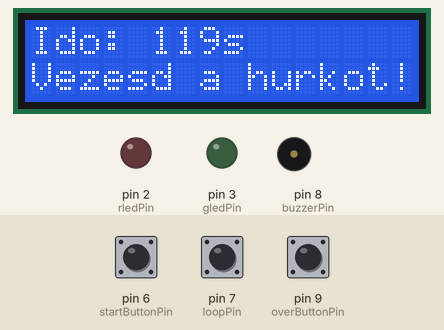
A sketch run on a simulated Arduino Uno, built with avr-gcc and run on an emulated ATmega328P. Parts: 16×2 character LCD, output pins drawn as LEDs (lit = HIGH), buzzer (waves = sounding, pin HIGH). Inputs (shaded band) come from the test bench; at power-on: pin 9 (overButtonPin) HIGH, pin 6 (startButtonPin) HIGH, pin 7 (loopPin) HIGH.

Above: at 3.2 s.
3.3 s: pin 9 (overButtonPin) pulled LOW for 0.15 s
At 5.2 s:
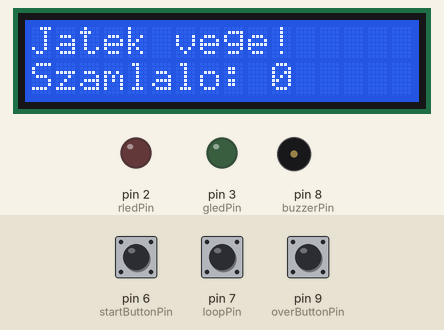
6.4 s: pin 6 (startButtonPin) pulled LOW for 3.2 s
At 9.9 s:
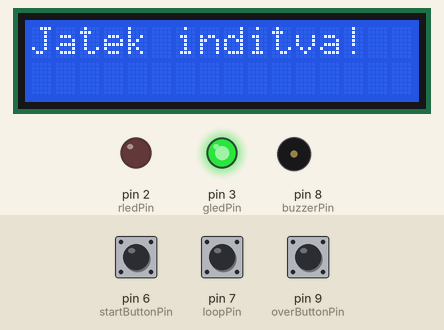
12.1 s: pin 7 (loopPin) pulled LOW for 0.15 s
At 12.9 s:
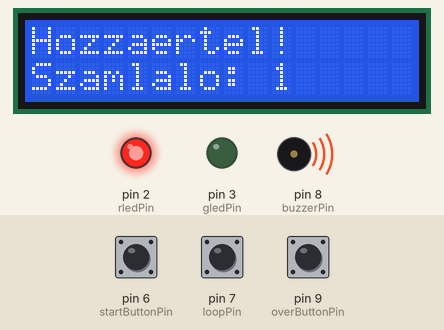
14.6 s: pin 9 (overButtonPin) pulled LOW for 1 s
At 15.4 s:
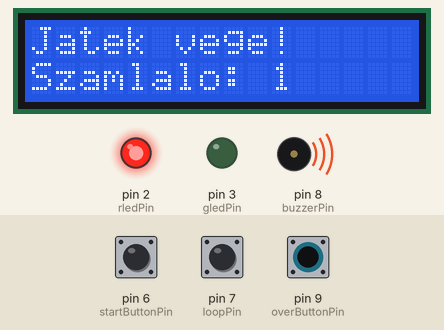
18.6 s: pin 6 (startButtonPin) driven LOW and pin 7 (loopPin) driven LOW
At 21.4 s:
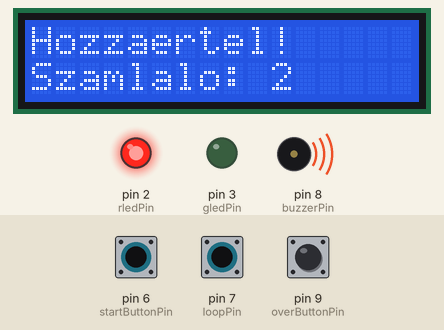
21.6 s: pin 6 (startButtonPin) driven HIGH
At 25.4 s:
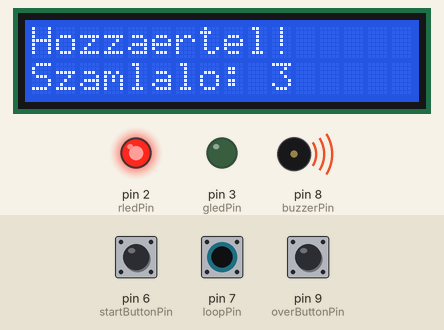
Timing chart, 0 to 25.6 s (numbered marks = the images above; inputs shaded):
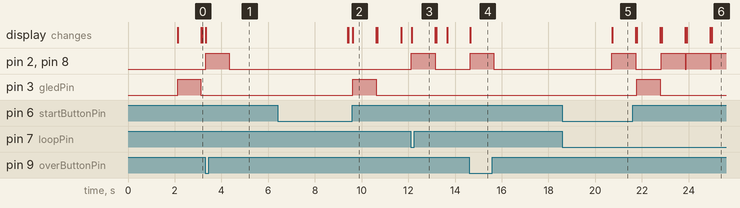

The sketch:

code.ino
```cpp
#include <Wire.h>
#include <LiquidCrystal_I2C.h>

LiquidCrystal_I2C lcd(0x3F, 16, 2);  // Change the address (0x27) to your LCD address

const int loopPin = 7;          // Digital pin for the loop wire
const int buzzerPin = 8;        // Digital pin for the buzzer
const int startButtonPin = 6;   // Digital pin for the start button
const int overButtonPin = 9;
const unsigned long gameTime = 120000;  // 120 seconds (2 minutes) in milliseconds
const int rledPin = 2;
const int gledPin = 3;

unsigned long gameStartTime;
unsigned long lastTime;
bool gameRunning = false;
unsigned long elapsedTime = 0;
int loopCount = 0;

void setup() {
  pinMode(loopPin, INPUT_PULLUP);       // Set loopPin as input with pull-up resistor
  pinMode(buzzerPin, OUTPUT);
  pinMode(startButtonPin, INPUT_PULLUP); // Set startButtonPin as input with pull-up resistor
  pinMode(overButtonPin, INPUT_PULLUP);
  pinMode(rledPin, OUTPUT);
  pinMode(gledPin, OUTPUT);

  lcd.init();
  lcd.backlight();
  lcd.setCursor(0, 0);
  lcd.print("Vonal Vezeto");
  delay(2000);
  lcd.clear();
}

void loop() {
  if (!gameRunning) {
    lcd.setCursor(0, 0);

    lcd.print("Emeld fel a palc");
    lcd.setCursor(0, 1);
    lcd.print("at a kezdehez!");

    if (digitalRead(startButtonPin) == HIGH) {
      lcd.clear();
      lcd.setCursor(0, 0);
      lcd.print("Jatek inditva!");
      digitalWrite(gledPin, HIGH);
      delay(1000);
      digitalWrite(gledPin, LOW);
      lcd.clear();
      startGame(); // Start the game when the button is pressed
    }
  } else {
    unsigned long currentTime = millis();
    elapsedTime = currentTime - gameStartTime;

    if (elapsedTime >= gameTime) {
      endGame();
    }
    if (digitalRead(overButtonPin) == LOW){
      endGame();
    }


    lcd.setCursor(0, 0);
    lcd.print("Ido: ");
    lcd.print((gameTime - elapsedTime) / 1000);  // Display remaining time in seconds
    lcd.print("s ");

    lcd.setCursor(0, 1);
    lcd.print("Vezesd a hurkot! ");
    lcd.print("Szamlalo: ");
    lcd.print(loopCount);

    if (digitalRead(loopPin) == LOW) {
      loopCount++;
      lcd.clear();
      digitalWrite(rledPin, HIGH);
      digitalWrite(buzzerPin, HIGH);
      lcd.setCursor(0, 0);
      lcd.print("Hozzaertel!");
      lcd.setCursor(0, 1);
      lcd.print("Szamlalo: ");
      lcd.print(loopCount);
      delay(1000);
      digitalWrite(rledPin, LOW);
      digitalWrite(buzzerPin, LOW);
      lcd.clear();
    }
  }
}

void startGame() {
  gameStartTime = millis();  // Record the start time
  gameRunning = true;
  loopCount = 0;
}

void endGame() {
  gameRunning = false;
  lcd.clear();
  lcd.setCursor(0, 0);
  lcd.print("Jatek vege!");
  lcd.setCursor(0, 1);
  lcd.print("Szamlalo: ");
  lcd.print(loopCount);
  digitalWrite(buzzerPin, HIGH);  // Turn on the buzzer
  digitalWrite(rledPin, HIGH);
  delay(1000);
  digitalWrite(buzzerPin, LOW);   // Turn off the buzzer
  digitalWrite(rledPin, LOW);
  delay(5000);
  lcd.clear();
  lcd.print("Tedd vissza a ");
  lcd.setCursor(0, 1);
  lcd.print("kezdeshez!");

  // Wait until the start button is pressed to clear the display
  while (digitalRead(startButtonPin) == HIGH) {
    delay(100);
    }
  lcd.clear();
}
```

Measured:
- after the input at 3.3 s, pin 2 (rledPin), pin 8 (buzzerPin): LOW → HIGH at once, → LOW 1.0 s later; the display: changes at once (image 1)
- after the input at 6.4 s, pin 3 (gledPin): LOW → HIGH after 3.2 s, → LOW 1.0 s later; the display: first changes after 3.0 s (image 2 shows a later state)
- after the input at 12.1 s, pin 2 (rledPin), pin 8 (buzzerPin): LOW → HIGH at once, → LOW 1.0 s later; the display: changes after 0.05 s (image 3)
- after the input at 14.6 s, pin 2 (rledPin), pin 8 (buzzerPin): LOW → HIGH after 0.05 s, → LOW 1.0 s later; the display: changes after 0.05 s (image 4)
- after the input at 18.6 s, pin 2 (rledPin), pin 8 (buzzerPin): LOW → HIGH after 2.1 s; the display: changes after 2.1 s (image 5)
- after the input at 21.6 s, pin 3 (gledPin): LOW → HIGH after 0.19 s, → LOW 1.0 s later; the display: first differs from a run without the input after 0.19 s (image 6 shows a later state)
- what the display in image 2 shows lasts 1.0 s, from 9.6 s to 10.6 s
